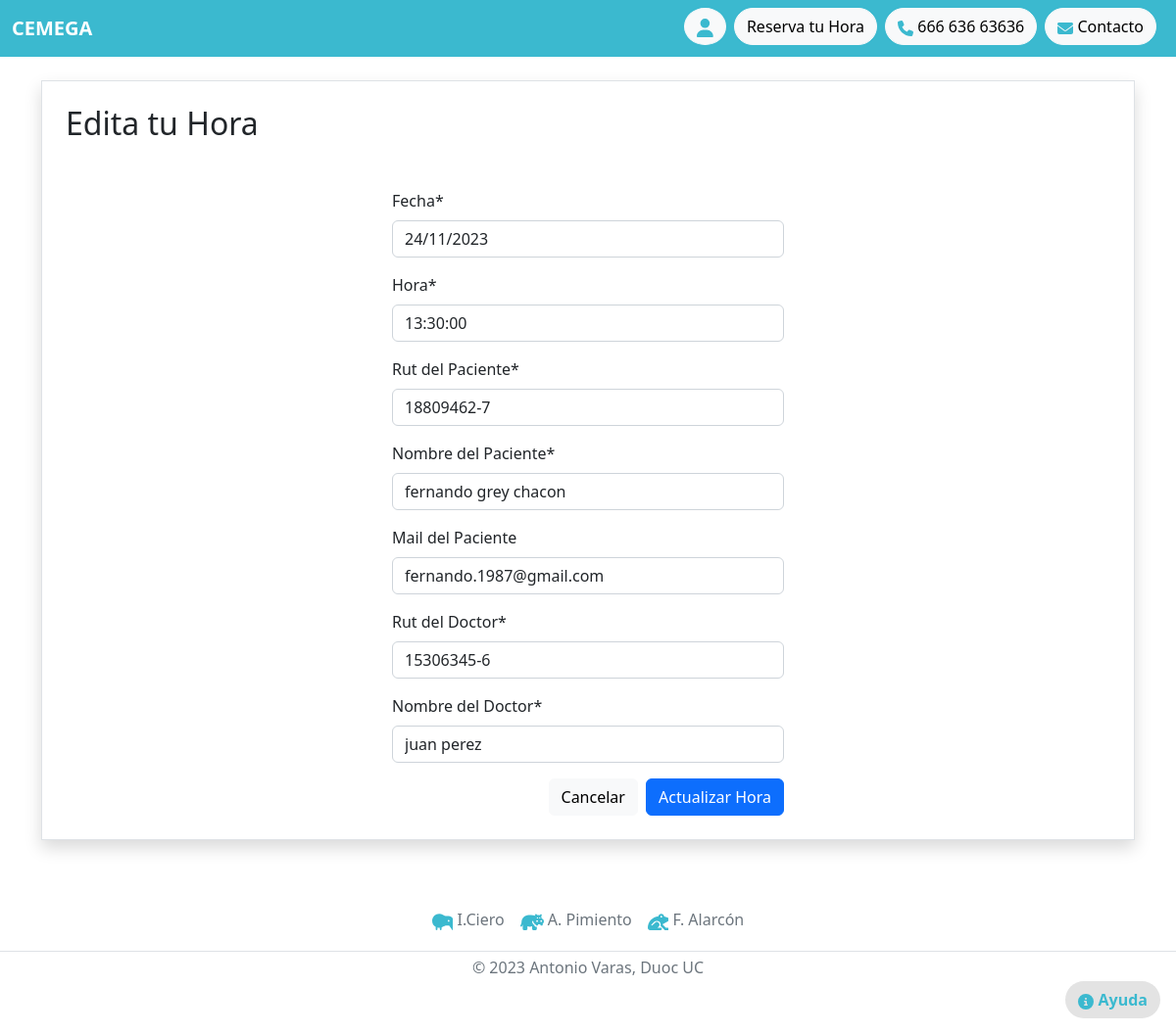
The app's page /8/edit/ with its own data.
### horas/models.py (models this page shows, shortened)
class HoraMedica(models.Model):
    fecha = models.DateField(null=False, blank=False)
    hora = models.TimeField(null=False, blank=False)
    rut_paciente  = models.CharField(max_length=10, verbose_name='Rut del Paciente')
    nom_paciente = models.CharField(max_length=50, verbose_name='Nombre del Paciente')
    mail_paciente = models.EmailField(max_length=100, null=True, blank=True, verbose_name='Mail del Paciente')
    rut_doctor = models.CharField(max_length=10, verbose_name='Rut del Doctor')
    nom_doctor = models.CharField(max_length=50, verbose_name='Nombre del Doctor')

### horas/views.py (the view)
# urls.py: path('<int:pk>/edit/',views.EditarHoras.as_view(), name='horamedica_edit' ),
class EditarHoras(generic.UpdateView):
    model = HoraMedica
    fields = ('fecha', 'hora', 'rut_paciente', 'nom_paciente', 'mail_paciente', 'rut_doctor', 'nom_doctor',)
    success_url = reverse_lazy('horamedica_list')

### horas/templates/horas/horamedica_form.html (shortened to what this page needs)
{% extends 'horas/base.html' %}
{% load static %}
{% load static crispy_forms_tags %}
{% block content %}
<div class="p-4 border shadow">
    <h2> {% if horamedica %}
          Edita
         {% else %}
          Agenda
         {% endif %}
         tu Hora
    </h2>
    <form action="" method="post" class="mt-5 mx-auto" style="max-width: 400px;" novalidate>
        {{ form|crispy }}
        <div class="text-end">
            <a href="{% url 'horamedica_list' %}" class="btn btn-light me-1">
                Cancelar
            </a>
            <button class="btn btn-primary">
                {% if horamedica %}
                    Actualizar
                {% else %}
                    Agendar
                {% endif %}
                Hora
            </button>
        </div>
    </form>
</div>
{% endblock content %}

### records on screen
HoraMedica: fecha "24/11/2023", hora "13:30:00", rut_paciente "18809462-7", nom_paciente "fernando grey chacon", mail_paciente "fernando.1987@gmail.com", rut_doctor "15306345-6", nom_doctor "juan perez"
